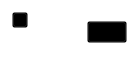
<?xml version="1.0" encoding="UTF-8"?>
<ui version="4.0">
 <class>BannerWidget</class>
 <widget class="QWidget" name="BannerWidget">
  <property name="geometry">
   <rect>
    <x>0</x>
    <y>0</y>
    <width>139</width>
    <height>64</height>
   </rect>
  </property>
  <property name="sizePolicy">
   <sizepolicy hsizetype="Preferred" vsizetype="Preferred">
    <horstretch>0</horstretch>
    <verstretch>0</verstretch>
   </sizepolicy>
  </property>
  <property name="minimumSize">
   <size>
    <width>0</width>
    <height>0</height>
   </size>
  </property>
  <property name="maximumSize">
   <size>
    <width>16777215</width>
    <height>16777215</height>
   </size>
  </property>
  <property name="windowTitle">
   <string/>
  </property>
  <property name="styleSheet">
   <string notr="true">QWidget
{
	background-color: transparent;
}

#wContent
{
	border-radius: 8px;
}

#lText
{
	font-size: 12px;
	font-weight: 400;
}

/* Warning */

#wContent[type=&quot;warning&quot;]
{
	background-color: #FEF4C6; /*colorToken.notification-warning*/
}
#wContent[type=&quot;warning&quot;] #lIcon
{
	image: url(:/alert-triangle.svg);
}

/* Error */

#wContent[type=&quot;error&quot;]
{
	background-color: #FFE4E8; /*colorToken.notification-error*/
}

#wContent[type=&quot;error&quot;] #lIcon
{
	image: url(:/x_circle_small_thin_outline_text_error);
}

/* Info */

#wContent[type=&quot;info&quot;]
{
	background-color: #DFF4FE; /*colorToken.notification-info*/
}

#wContent[type=&quot;info&quot;] #lIcon
{
	qproperty-icon: url(:/info_small_thin_outline_text_info);
}

/* success */

#wContent[type=&quot;success&quot;]
{
	background-color: #DFF4FE; /*colorToken.notification-success*/
}

#wContent[type=&quot;success&quot;] #lIcon
{
	qproperty-icon: url(:/check-circle-indicator-green.svg);
}

/* message */

#wContent[type=&quot;message&quot;]
{
	background-color: #F7F7F7; /*colorToken.surface-1*/
}

#wContent[type=&quot;message&quot;] #lIcon
{
	qproperty-icon: url(:/help-circle);
}
</string>
  </property>
  <layout class="QVBoxLayout" name="verticalLayout">
   <property name="spacing">
    <number>0</number>
   </property>
   <property name="leftMargin">
    <number>0</number>
   </property>
   <property name="topMargin">
    <number>0</number>
   </property>
   <property name="rightMargin">
    <number>0</number>
   </property>
   <property name="bottomMargin">
    <number>0</number>
   </property>
   <item>
    <widget class="QWidget" name="wContent" native="true">
     <property name="sizePolicy">
      <sizepolicy hsizetype="Preferred" vsizetype="Preferred">
       <horstretch>0</horstretch>
       <verstretch>0</verstretch>
      </sizepolicy>
     </property>
     <layout class="QHBoxLayout" name="contentLayout">
      <property name="spacing">
       <number>8</number>
      </property>
      <property name="leftMargin">
       <number>12</number>
      </property>
      <property name="topMargin">
       <number>12</number>
      </property>
      <property name="rightMargin">
       <number>12</number>
      </property>
      <property name="bottomMargin">
       <number>12</number>
      </property>
      <item>
       <widget class="QWidget" name="wTextContainer" native="true">
        <property name="sizePolicy">
         <sizepolicy hsizetype="Expanding" vsizetype="Preferred">
          <horstretch>0</horstretch>
          <verstretch>0</verstretch>
         </sizepolicy>
        </property>
        <layout class="QGridLayout" name="gridLayout">
         <property name="leftMargin">
          <number>0</number>
         </property>
         <property name="topMargin">
          <number>0</number>
         </property>
         <property name="rightMargin">
          <number>0</number>
         </property>
         <property name="bottomMargin">
          <number>0</number>
         </property>
         <property name="horizontalSpacing">
          <number>8</number>
         </property>
         <property name="verticalSpacing">
          <number>4</number>
         </property>
         <item row="0" column="1">
          <widget class="WordWrapLabel" name="lTitle">
           <property name="sizePolicy">
            <sizepolicy hsizetype="Expanding" vsizetype="Preferred">
             <horstretch>0</horstretch>
             <verstretch>0</verstretch>
            </sizepolicy>
           </property>
           <property name="minimumSize">
            <size>
             <width>0</width>
             <height>18</height>
            </size>
           </property>
           <property name="text">
            <string notr="true"/>
           </property>
           <property name="textFormat">
            <enum>Qt::RichText</enum>
           </property>
           <property name="openExternalLinks">
            <bool>true</bool>
           </property>
           <property name="textInteractionFlags">
            <set>Qt::LinksAccessibleByKeyboard|Qt::LinksAccessibleByMouse</set>
           </property>
           <property name="semibold" stdset="0">
            <bool>true</bool>
           </property>
          </widget>
         </item>
         <item row="1" column="1">
          <widget class="WordWrapLabel" name="lText">
           <property name="sizePolicy">
            <sizepolicy hsizetype="Expanding" vsizetype="Preferred">
             <horstretch>0</horstretch>
             <verstretch>0</verstretch>
            </sizepolicy>
           </property>
           <property name="minimumSize">
            <size>
             <width>0</width>
             <height>18</height>
            </size>
           </property>
           <property name="text">
            <string notr="true"/>
           </property>
           <property name="textFormat">
            <enum>Qt::RichText</enum>
           </property>
           <property name="openExternalLinks">
            <bool>true</bool>
           </property>
           <property name="textInteractionFlags">
            <set>Qt::LinksAccessibleByKeyboard|Qt::LinksAccessibleByMouse</set>
           </property>
          </widget>
         </item>
         <item row="0" column="0" alignment="Qt::AlignTop">
          <widget class="IconLabel" name="lIcon">
           <property name="sizePolicy">
            <sizepolicy hsizetype="Fixed" vsizetype="Fixed">
             <horstretch>0</horstretch>
             <verstretch>0</verstretch>
            </sizepolicy>
           </property>
           <property name="minimumSize">
            <size>
             <width>16</width>
             <height>16</height>
            </size>
           </property>
           <property name="maximumSize">
            <size>
             <width>16</width>
             <height>16</height>
            </size>
           </property>
           <property name="text">
            <string notr="true"/>
           </property>
          </widget>
         </item>
        </layout>
       </widget>
      </item>
      <item>
       <widget class="QWidget" name="wLinkContainer" native="true">
        <property name="sizePolicy">
         <sizepolicy hsizetype="Preferred" vsizetype="Preferred">
          <horstretch>0</horstretch>
          <verstretch>0</verstretch>
         </sizepolicy>
        </property>
        <layout class="QHBoxLayout" name="horizontalLayout">
         <property name="leftMargin">
          <number>0</number>
         </property>
         <property name="topMargin">
          <number>0</number>
         </property>
         <property name="rightMargin">
          <number>0</number>
         </property>
         <property name="bottomMargin">
          <number>0</number>
         </property>
         <item>
          <widget class="QPushButton" name="bLink">
           <property name="sizePolicy">
            <sizepolicy hsizetype="Preferred" vsizetype="Fixed">
             <horstretch>0</horstretch>
             <verstretch>0</verstretch>
            </sizepolicy>
           </property>
           <property name="cursor">
            <cursorShape>PointingHandCursor</cursorShape>
           </property>
           <property name="text">
            <string/>
           </property>
           <property name="type" stdset="0">
            <string notr="true">outline</string>
           </property>
           <property name="dimension" stdset="0">
            <string notr="true">small</string>
           </property>
          </widget>
         </item>
        </layout>
       </widget>
      </item>
     </layout>
    </widget>
   </item>
  </layout>
 </widget>
 <customwidgets>
  <customwidget>
   <class>IconLabel</class>
   <extends>QToolButton</extends>
   <header>tokenizer/TokenizableItems/IconLabel.h</header>
  </customwidget>
  <customwidget>
   <class>WordWrapLabel</class>
   <extends>QLabel</extends>
   <header>WordWrapLabel.h</header>
  </customwidget>
 </customwidgets>
 <resources/>
 <connections/>
</ui>
